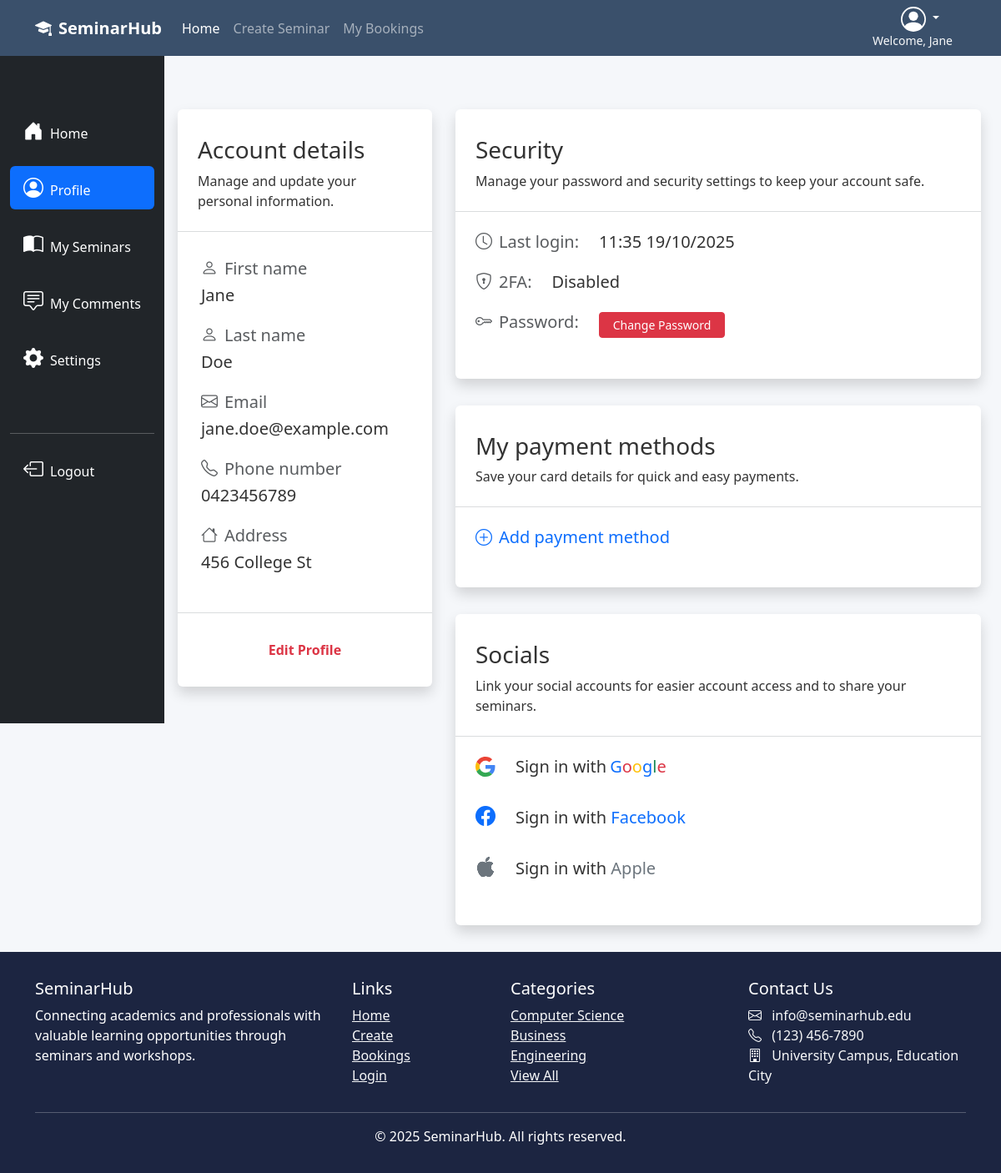
Page /profile/2 (signed in) on the committed database.
### SeminarHub/models.py (models this page shows, shortened)
class User(db.Model, UserMixin):
    __tablename__ = 'users'
    id = db.Column(db.Integer, primary_key=True)
    first_name = db.Column(db.String(64), index=True)
    last_name  = db.Column(db.String(64), index=True)
    email      = db.Column(db.String(64), unique=True)
    password_hash = db.Column(db.String(256), nullable=False)
    number     = db.Column(db.String(64), nullable=False)
    address    = db.Column(db.String(256), nullable=False)
    last_seen = db.Column(db.DateTime, default=datetime.now())
    bookings      = db.relationship("Booking", back_populates="user")
    comments      = db.relationship("Comment", back_populates="user")
    owned_events  = db.relationship("Event",   back_populates="owner")

### SeminarHub/user/user.py (the view)
@user_bp.route('/profile/<user_id>')
@login_required
def profile(user_id):
    user = User.query.filter_by(id = current_user.id).first()
    return render_template('profile.html', heading = 'Profile | ', user = user, details_template = '_account_details.html')

### SeminarHub/user/templates/profile.html (shortened to what this page needs)
{% extends '_profile_navigation.html' %}
{% set active_page = 'profile' %}
{% block profile_content %}
<div class="container pt-md-3 pt-2 ps-4 pe-4 ps-lg-0 mt-md-5 mt-3">
    <div class="row">
        <div class="col-12 col-lg-5 col-xl-4 pb-3">
            <div class="profile-form-section shadow rounded mb-3 w-100">
                {% block account_details %}
                {% include details_template %}
                {% endblock %}
            </div>
        </div>
        <div class="col-12 col-lg-7 col-xl-8 pe-4">
            <div class="row ps-3 pb-3">
                <div class="profile-form-section shadow rounded mb-3 w-100">
                    <div class="col">
                        <div class="px-4 mb-4">
                            <h3 class="">Security</h3>
                            <p>Manage your password and security settings to keep your account safe.</p>
                        </div>
                        <hr class="text-secondary">
                        <div class="px-4 mb-3 mt-4 d-flex">
                            <h5 class="me-4 text-muted mb-2"><i class="bi bi-clock fs-5 pe-2"></i>Last login:</h5>
                            <h5 class="">{% if user.last_seen %}{{user.last_seen.strftime('%H:%M %d/%m/%Y')}}{% else %}No previous login{% endif %}</h5>
                        </div>
                        <div class="px-4 mb-3 d-flex">
                            <h5 class="me-4 text-muted mb-2"><i class="bi bi-shield-lock fs-5 pe-2"></i>2FA:</h5>
                            <h5 class="">Disabled</h5>
                        </div>
                        <div class="px-4 mb-3 d-flex">
                            <h5 class="me-4 text-muted text-nowrap"><i class="bi bi-key fs-5 pe-2"></i>Password:</h5>
                            <a href="{{url_for('auth.change_password', user_id=current_user.id)}}" class="text-decoration-none text-danger text-nowrap"><button class="btn btn-danger btn-sm me-2 px-1 px-lg-3 py-1 ">Change Password</button></a>
                        </div>
                    </div>
                </div>
            </div>
            <div class="row ps-3 pb-3">
                <div class="profile-form-section shadow rounded mb-3 w-100">
                    <div class="col">
                        <div class="px-4 mb-4">
                            <h3 class="">My payment methods</h3>
                            <p>Save your card details for quick and easy payments.</p>
                        </div>
                        <hr class="text-secondary">
                        <div class="px-4 mb-3 mt-4">
                            <a href="" class="text-decoration-none"><h5 class=""><i class="bi bi-plus-circle fs-5 pe-2"></i>Add payment method</h5></a>
                        </div>
                    </div>
                </div>
            </div>
            <div class="row ps-3 pb-3">
                <div class="profile-form-section shadow rounded mb-3 w-100">
                    <div class="col">
                        <div class="px-4 mb-4">
                            <h3 class="">Socials</h3>
                            <p>Link your social accounts for easier account access and to share your seminars.</p>
                        </div>
                        <hr class="text-secondary">
                        <div class="px-4 mb-4 mt-4 d-flex">
                            <a href="" class="text-decoration-none text-reset">
                                <h5 class="google-icon-container">
                                    Sign in with <span class="text-primary ms-1">G</span><span class="text-danger">o</span><span class="text-warning">o</span><span class="text-primary">g</span><span class="text-success">l</span><span class="text-danger">e</span>
                                </h5>
                            </a>
                        </div>
                        <div class="px-4 mb-4 mt-4 d-flex">
                            <a href="" class="text-decoration-none text-reset"><h5 class=""><i class="bi bi-facebook h4 pe-4 text-primary"></i>Sign in with <span class="text-primary">Facebook</span></h5></a>
                        </div>
                        <div class="px-4 mb-3 mt-4 d-flex">
                            </i><a href="" class="text-decoration-none text-reset"><h5 class=""><i class="bi bi-apple h4 pe-4 text-secondary"></i>Sign in with <span class="text-secondary">Apple</span></h5></a>
                        </div>
                    </div>
                </div>
            </div>
        </div>
    </div>
</div>
{% endblock %}

### SeminarHub/templates/_navigation.html (shortened to what this page needs)
<nav class="navbar navbar-expand-lg navbar-dark sticky-top">
    <div class="container">
        <a class="navbar-brand fw-bold" href="{{ url_for('main.index') }}">
            <i class="bi bi-mortarboard-fill me-2"></i>SeminarHub
        </a>
        {% if current_user.is_authenticated %}
        <div class="ms-auto order-lg-last text-end">
            <div class="dropdown pe-3">
                <a href="#" class="d-block link-body-emphasis text-decoration-none dropdown-toggle text-light pe-3" data-bs-toggle="dropdown" aria-expanded="false">
                </a>
                <small class="d-block text-end text-light">Welcome, {{ current_user.first_name }}</small>
            </div>
        </div>
        {% endif %}
        <div class="collapse navbar-collapse" id="navbarNav">
            <ul class="navbar-nav me-auto">
                <li class="nav-item">
                    <a class="nav-link active" href="{{ url_for('main.index') }}">Home</a>
                </li>
                <li class="nav-item">
                    <a class="nav-link" href="{{url_for('event.create')}}">Create Seminar</a>
                </li>
                <li class="nav-item">
                    <a class="nav-link" href="{{url_for('booking.booking')}}">My Bookings</a>
                </li>
            </ul>
        </div>
    </div>
</nav>

### SeminarHub/user/templates/_account_details.html
<div class="px-4 mb-4">
    <h3 class="">Account details</h3>
    <p>Manage and update your personal information.</p>
</div>
<hr class="text-secondary">
<div class="px-4 py-2 mt-4">
    <div class="mb-4 ms-1">
        <h5 class="me-4 text-muted mb-2"><i class="bi bi-person fs-5 pe-2"></i>First name</h5>
        <h5 class="">{{user.first_name}}</h5>
    </div>
    <div class="mb-4 ms-1">
        <h5 class="me-4 text-muted mb-2"><i class="bi bi-person fs-5 pe-2"></i>Last name</h5>
        <h5 class="">{{user.last_name}}</h5>
    </div>
    <div class="mb-4 ms-1">
        <h5 class="me-4 text-muted mb-2"><i class="bi bi-envelope fs-5 pe-2"></i>Email</h5>
        <h5 class="">{{user.email}}</h5>
    </div>
    <div class="mb-4 ms-1">
        <h5 class="me-4 text-muted mb-2"><i class="bi bi-telephone fs-5 pe-2"></i>Phone number</h5>
        <h5 class="">{{user.number}}</h5>
    </div>
    <div class="mb-4 ms-1">
        <h5 class="me-4 text-muted mb-2"><i class="bi bi-house fs-5 pe-2"></i>Address</h5>
        <h5 class="">{{user.address}}</h5>
    </div>
</div>
<hr class="text-secondary">
<div class="text-center pt-3">
    <a href="{{url_for('user.edit_profile', user_id=current_user.id)}}" class="text-danger fw-bold text-decoration-none h6">Edit Profile</a>
</div>

### SeminarHub/static/style/stylesheet.css (style rules this page uses)
:root { --primary: #3a506b; --secondary: #5bc0be; --light: #f8f9fa; --dark: #1c2541; --accent: #e07a5f; }
html, body { min-height: 100%; margin: 0; padding: 0; }
body { font-family: 'Segoe UI', Tahoma, Geneva, Verdana, sans-serif; background-color: #f5f7fa; color: #333; }
.navbar { background-color: var(--primary); }
.profile-form-section { background-color: white; border-radius: 10px; box-shadow: 0 4px 6px rgba(0, 0, 0, 0.1); padding: 2rem 0; margin-bottom: 2rem; }
.google-icon { width: 24px; height: 24px; }
.google-icon-container { display: flex; align-items: center; }

### rows in the picture
User: first_name "Jane", last_name "Doe", email "jane.doe@example.com", number "0423456789", address "456 College St", last_seen "11:35 19/10/2025"

### other values in the picture
{{ current_year or 2025 }} "2025"
